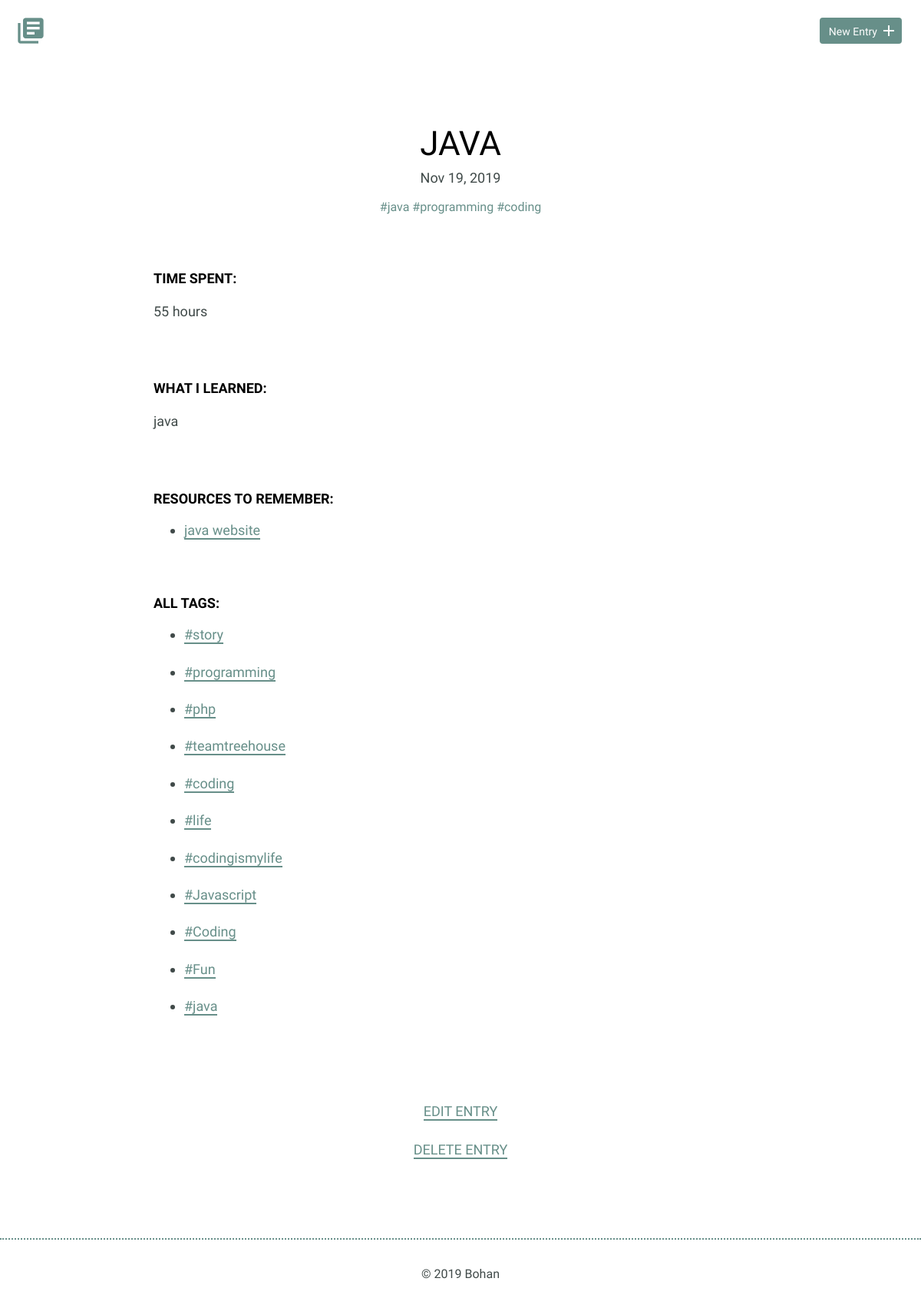
The app's page /detail.php?id=7 with its own data.
### tables this page shows
CREATE TABLE "entries" (
	`id`	INTEGER,
	`title`	TEXT,
	`date`	TEXT,
	`time_spent`	INTEGER,
	`learned`	BLOB,
	`resources`	BLOB,
	PRIMARY KEY(`id`)
);

### inc/db_fetch_detail.php (called while the page is built, shortened)
<?php
    function db_fetch_detail_no_tags(){
        try{
            include('db_connection.php');
            $id = filter_input(INPUT_GET, 'id', FILTER_SANITIZE_NUMBER_INT);
            $sql = "
                SELECT * FROM entries WHERE entries.id = ?
            ";
            $pdo = $db->prepare($sql);
            $pdo->bindValue(1, $id, PDO::PARAM_INT);
            $pdo->execute();
            $results = $pdo->fetch(PDO::FETCH_ASSOC);
            return $results;
        }catch(Exception $e){
            echo $e->getMessage();
        }
    }
?>

### inc/db_fetch.php (called while the page is built, shortened)
<?php
    function db_fetch_tags_under_same_entry($id){
        try{
            include('db_connection.php');
            $sql = "
                SELECT tags.tag_name FROM entries
                LEFT jOIN entries_tags ON entries.id = entry_id
                LEFT JOIN tags on tags.id = tag_id
                WHERE entry_id = ?;
            ";
            $pdo = $db->prepare($sql);
            $pdo->bindValue(1, $id, PDO::PARAM_INT);
            $pdo->execute();
            $results = $pdo->fetchAll(PDO::FETCH_ASSOC);
            return $results;
        }catch(Exception $e){
            echo $e->getMessage();
        }
    }
    function db_fetch_tags(){
        try{
            include('db_connection.php');
            $sql = "SELECT DISTINCT `tag_name` FROM `tags`";
            $pdo = $db->prepare($sql);
            $pdo->execute();
            $results = $pdo->fetchAll(PDO::FETCH_ASSOC);
            return $results;
        }catch(Exception $e){
            echo $e->getMessage();
        }
    }
?>

### detail.php (the view, shortened to what this page needs)
<!DOCTYPE html>
<html>
    <head>
        <link rel="stylesheet" href="css/normalize.css">
        <link rel="stylesheet" href="css/site.css">
    </head>
    <body>
        <?php
            include("header.php");
        ?>
        <section>
            <div class="container">
                <div class="entry-list single">
                    <?php
                        include('inc/db_fetch.php');
                        include('inc/db_fetch_detail.php');
                        $result = db_fetch_detail_no_tags();
                        $tags = db_fetch_tags();
                        echo
                        "<article>"
                        .   "<h1>$result[title]</h1>"
                            ."<time datetime=$result[date]>" . date_format(new DateTime($result['date']), 'M d, Y') . "</time>";
                            $entry_tags = db_fetch_tags_under_same_entry($result['id']);
                                foreach($entry_tags as $key_tag => $tag){
                                    if(!empty($tag['tag_name'])){
                                        echo "
                                                <span><a style='text-decoration:none;color:#678f89;' href='filtered.php?filter=$tag[tag_name]'>#$tag[tag_name]</a></span>
                                        ";
                                    }
                            }
                            echo "<div class='entry'>"
                                ."<h3>Time Spent: </h3>"
                                ."<p>$result[time_spent]</p>"
                            ."</div>"
                            ."<div class='entry'>"
                                ."<h3>What I Learned:</h3>"
                                ."<p>$result[learned]</p>"
                            ."</div>"
                            ."<div class='entry'>"
                                ."<h3>Resources to Remember:</h3>";
                                if(empty($result['resources'])){
                                    echo "<p>No resources to show!</p>";
                                }else{
                                    echo
                                    "<ul>"
                                        ."<li><a href=''>$result[resources]</a></li>"
                                    ."</ul>";
                                }
                            echo "</div>"
                        ."</article>";
                        echo "<h3>All Tags:</h3>";
                        foreach($tags as $tag){
                            if(!empty($tag['tag_name'])){
                                echo  "<ul>"
                                        ."<li><a href='filtered.php?filter=$tag[tag_name]'>#$tag[tag_name]</a></li>"
                                    ."</ul>";
                            }
                         }
                    ?>
                </div>
            </div>
            <div class="edit">
                <?php
                    echo "<p><a href='edit.php?id=$result[id]'>Edit Entry</a></p>";
                    echo "<p><a href='inc/db_delete.php?id=$result[id]'>Delete Entry</a></p>";
                ?>
            </div>
        </section>
        <?php
            include("footer.php");
        ?>
    </body>
</html>

### css/site.css (style rules this page uses)
body { font-size: 16px; color: #404a49; font-family: 'Cousine', serif; font-weight: 400; }
.container { margin: 0 auto; padding: 0 25px; }
h1, h2, h3 { margin: 0; font-weight: 400; line-height: 1em; color: #000; }
h1 { font-size: 44px; margin-bottom: 12px; }
h3 { font-size: 18px; font-family: 'Work Sans', serif; font-weight: 600; text-transform: uppercase; }
p { line-height: 1.8em; font-size: 18px; }
p a { border-bottom: 2px solid #678f89; padding: 0; color: #678f89; text-decoration: none; }
ul li { line-height: 1.8em; font-size: 18px; }
ul li a { border-bottom: 2px solid #678f89; line-height: 1.8em; color: #678f89; text-decoration: none; }
.entry-list, .edit-entry, .new-entry { max-width: 800px; margin: 0 auto; padding: 70px 0 150px 0; }
.entry-list article { margin-bottom: 70px; text-align: center; }
.entry-list.single { padding-bottom: 70px; }
.entry-list.single time { font-size: 18px; }
.entry { max-width: 800px; margin: 75px auto 0 auto; text-align: left; }
.entry p { margin-bottom: 40px; }
.edit { padding-bottom: 80px; text-align: center; margin: 0 auto; }
.edit a { font-weight: 400; text-transform: uppercase; font-size: 18px; }

### records on screen
entries: title "JAVA", date "Nov 19, 2019", time_spent "55 hours", learned "java", resources "java website"

### other values on screen
$tag[tag_name] "java"
$tag[tag_name] "programming"
$tag[tag_name] "coding"
$tag[tag_name] "story"
$tag[tag_name] "php"
$tag[tag_name] "teamtreehouse"
$tag[tag_name] "life"
$tag[tag_name] "codingismylife"
$tag[tag_name] "Javascript"
$tag[tag_name] "Coding"
$tag[tag_name] "Fun"
